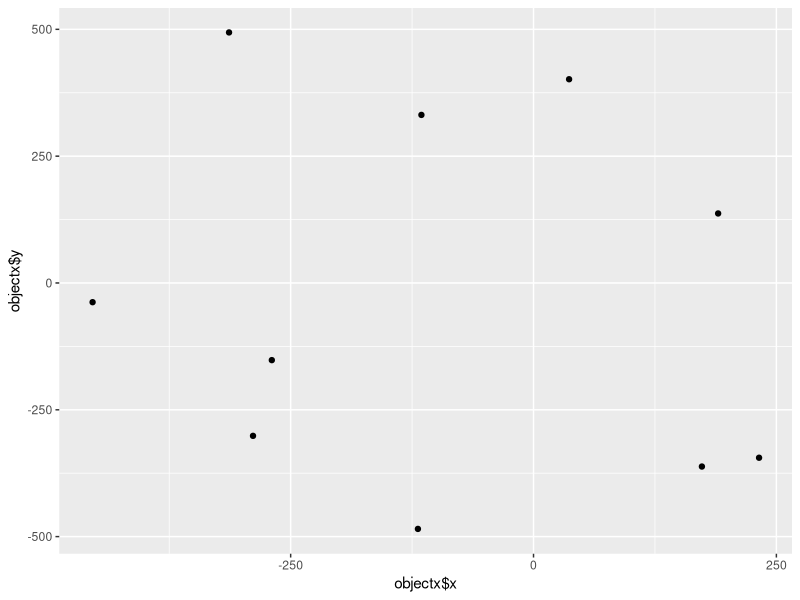

Reproduce this figure in R.
## evolutionary 
select<-function(history, model)
{
  a<-runif(1)
  
  if (a < prawdopodobienstwo) {
    usedValues <- vector(mode="numeric", length=0)
    sigma_x<-vector(mode="double", length=0)
    sigma_y<-vector(mode="double", length=0)
    x<-vector(mode="double", length=0)
    y<-vector(mode="double", length=0)
    for (i in 1:2) {
          if (vector.is.empty(usedValues)) {
            j <- sample(1:length(history$x), 1)
            
            usedValues<-c(usedValues, j)
            usedValues<-c(usedValues, j)
            sigma_x<-c(sigma_x, history$sigma_x[j])
            sigma_y<-c(sigma_y, history$sigma_y[j])
            x<-c(x, history$x[j])
            y<-c(y, history$y[j])
            
          } else {
            
            while (is.element(j,usedValues) ) {
              j <- sample(1:length(history$x), 1)
            }
            
            usedValues<-c(usedValues, j)
            sigma_x<-c(sigma_x, history$sigma_x[j])
            sigma_y<-c(sigma_y, history$sigma_y[j])
            x<-c(x, history$x[j])
            y<-c(y, history$y[j])
            
          }
    }
    
    temp<-data.frame(sigma_x=sigma_x, sigma_y=sigma_y, x=x, y=y)
    
  } else {
    k <- sample(2:length(history$x), 1)
    temp<-data.frame(sigma_x=history$sigma_x[k], sigma_y=history$sigma_y[k], x=history$x[k], y=history$y[k], 
                     minimum=history$minimum[k], best_x=history$x[1], best_y=history$y[1], best_minimum=history$minimum[1])
  }
  print(temp)
  return (temp)
}

vector.is.empty <- function(x) 
  return(length(x) ==0 )

modelUpdate<-function(selectedPoints, oldModel)
{
  return (oldModel)
}

variation<-function(selectedPoints, model)
{ 
  if (length(selectedPoints$x) == 1) {
    print("jeden")
    selectedPoints<-mutation(selectedPoints)
  }
  else {
    print("dwa")
    afterCrossover<-crossover(selectedPoints[1,], selectedPoints[2,] )
    selectedPoints<-mutation(afterCrossover)
  }
  print(selectedPoints)
  return (selectedPoints)
}

crossover<-function(parent1, parent2)
{
  a<-runif(1)
  parent1$x<-a*parent1$x+(1-a)*parent2$x
  parent1$y<-a*parent1$y+(1-a)*parent2$y
  parent1$sigma_x<-a*parent1$sigma_x+(1-a)*parent2$sigma_x
  parent1$sigma_y<-a*parent1$sigma_y+(1-a)*parent2$sigma_y
  return (parent1)
}

mutation<-function(point)
{
  epsilon <- runif(1, -1, 1)
  epsilonX <- runif(1, -1, 1)
  epsilonY <- runif(1, -1, 1)
  vX <- runif(1, -1, 1)
  vY <- runif(1, -1, 1)
  rA <- 1/(1/sqrt(4))
  rB <- 1/(1/sqrt(2*sqrt(2)))
  point$sigma_x <- point$sigma_x*exp(rA*epsilon + rB*epsilonX)
  point$sigma_y <- point$sigma_y*exp(rA*epsilon + rB*epsilonY)
  point$x <- point$x + point$sigma_x*vX
  point$y <- point$y + point$sigma_y*vY
  if (point$x < -512) {
    point$x<-(-512)
  }
  if (point$x > 512) {
    point$x<-512
  }
  if (point$y < -512) {
    point$y<-(-512)
  }
  if (point$y > 512) {
    point$y<-512
  }
  return (point)
}


## particle swarm

## antlion


## the engine

aggregatedOperator<-function(history, oldModel)
{ 
  selectedPoints<-select(history, oldModel)
  newModel<-modelUpdate(selectedPoints, oldModel)
  newPoints<-variation(selectedPoints, newModel)
  return (list(newPoints=newPoints,newModel=newModel))
}

metaheuristicRun<-function(initialization, startPoints, termination, evaluation)
{
  history<-initialization(startPoints)
  print(history)
  history<-evaluateList(history, evaluation)
  model<-initModel(history)
  i<-1
  while (!termination(i,1))
  {
    i<-i+1
    aa<-aggregatedOperator(history, model)
    aa$newPoints<-evaluateList(aa$newPoints, evaluation)
    history<-historyPush(history,aa$newPoints)
    model<-aa$newModel
  }
  return(history)
}

historyPush<-function(oldHistory, newPoints)
{
  newHistory<-c(oldHistory,newPoints)
  return (newHistory)
}

historyPop<-function(history, number)
{
  stop=length(history)
  start=max(stop-number+1,1)
  return(history[start:stop])
}

evaluateList<-function(points,evaluation)
{
  for (i in 1:length(points$x)) {
    points$quality[[i]]<-evaluation(points$x[[i]], points$y[[i]])
  }
  return (points) 
}

#commonFunctions

mi<-10

generateStartPoints<-function(mi)
{
  startPoints<-data.frame(sigma_x=numeric(mi), sigma_y=numeric(mi), x=numeric(mi), y=numeric(mi), minimum=numeric(mi))
  for (i in 1:mi)
  {
    startPoints$x[i]<-runif(1, -512, 512)
    startPoints$y[i]<-runif(1, -512, 512)
    startPoints$sigma_x[i]<-0.2
    startPoints$sigma_y[i]<-0.2
    startPoints$minimum[i]<-1000.0
    startPoints$best_minimum[i]<-1000.0
  }
  return (startPoints)
}

termination<-function(i, n)
{
  if (i <= n) { 
    return (F) 
  } 
  else { 
    return (T) 
  }
}

evaluation<-function(x, y)
{
  return(x^2 + y^2)
}

initialization<-function(points)
{
  historyPoints<-data.frame(points)
  return (historyPoints)
}

initModel<-function(points)
  {
  historyPoints<-data.frame(points)
  return (historyPoints)
}

selection<-function(point, history)
{
  len<-max(i, 1)
  if(len == 1 || point$minimum<history$best_minimum[len]) 
  {
    point$best_x<-point$x
    point$best_y<-point$y
    point$best_minimum<-point$minimum
  } else {
    point$best_x<-history$best_x[len]
    point$best_y<-history$best_y[len]
    point$best_minimum<-history$best_minimum[len]
  }
  return(point) 
}

########## funtion

library(ggplot2)

startPoints<-generateStartPoints(mi)
prawdopodobienstwo<-1

objectx<-metaheuristicRun(initialization, startPoints, termination, evaluation)
print(qplot(objectx$x, objectx$y))
#bla<-termination(3,2)
